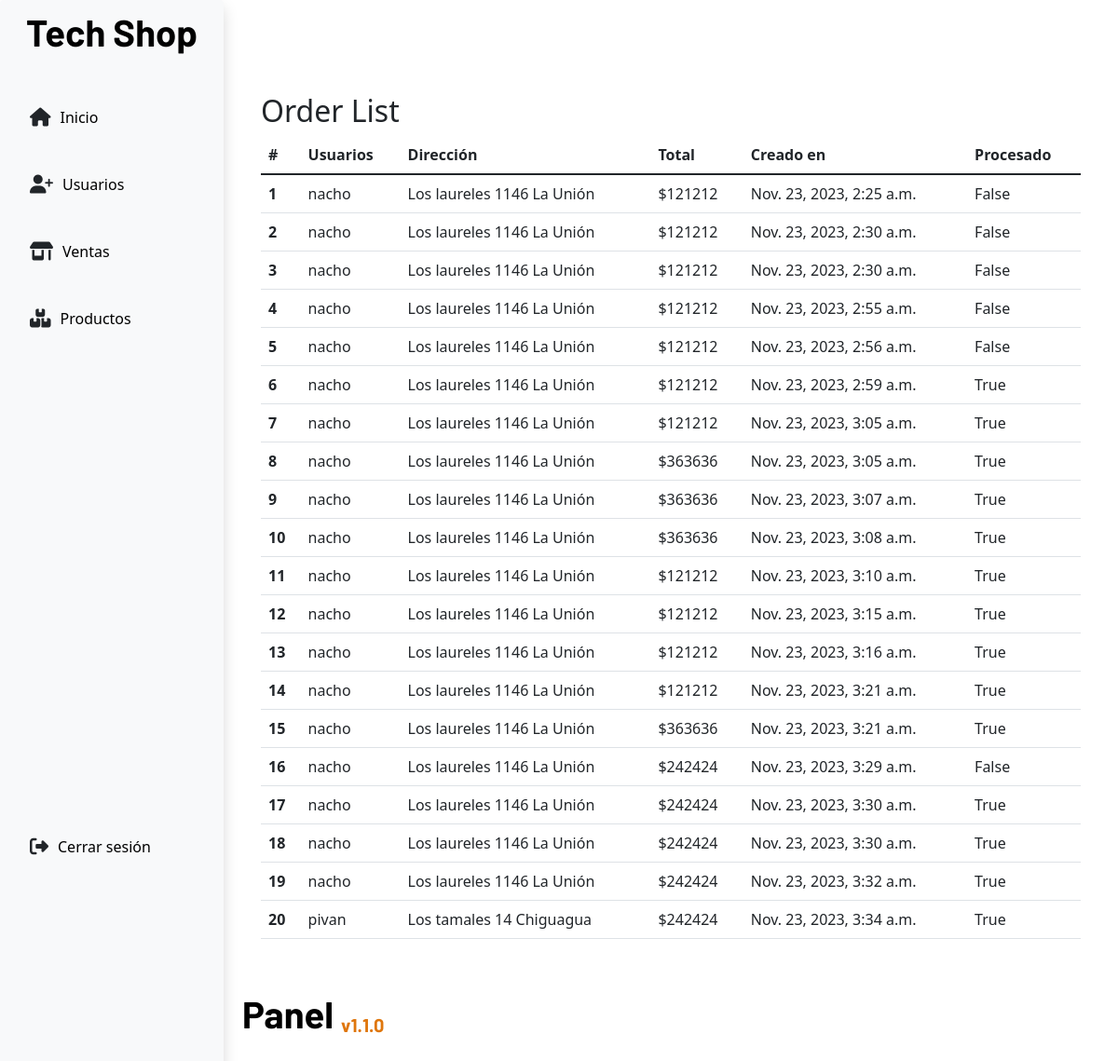
/dashboard/sales/viewSales/ (signed in), run on an earlier commit of the app's database.
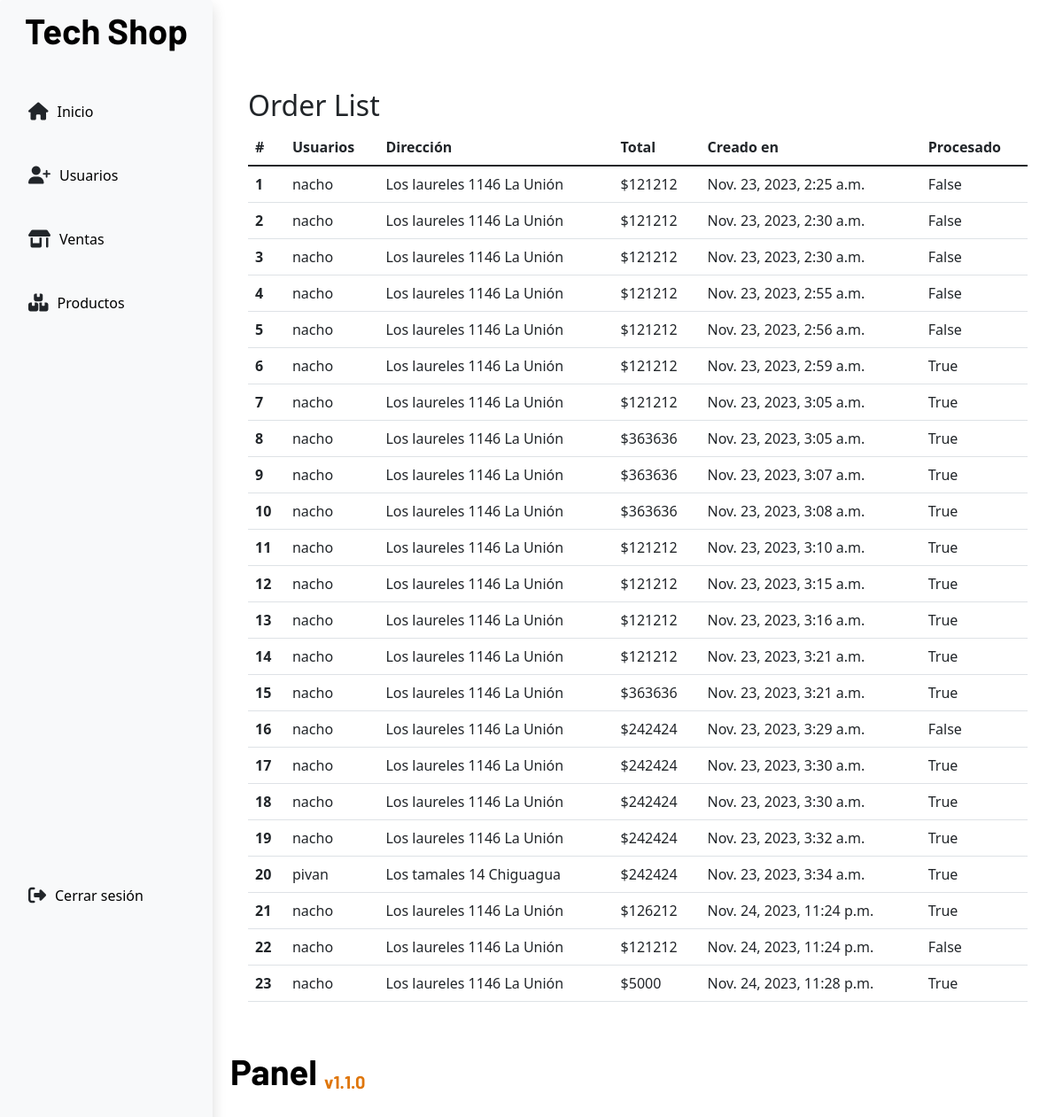
And on a later commit of the database.
### app/models.py (models this page shows)
class Order(models.Model):
    user = models.ForeignKey(Users, on_delete=models.PROTECT)
    address = models.CharField(max_length=255,null=False)
    products = models.ManyToManyField(Products)
    total = models.PositiveIntegerField(null=False)
    createdAt = models.DateTimeField(auto_now_add=True)
    isProcessed = models.BooleanField(default=False)

class Users(models.Model):
    name = models.CharField(max_length=60)
    lastname = models.CharField(max_length=60)
    email = models.EmailField(max_length=255, null=False)
    address = models.CharField(max_length=255,blank=True, null=True)
    username = models.CharField(max_length=50,null=False)
    password = models.BinaryField(max_length=50,null=False)
    credits = models.IntegerField(null=False,default=0)
    role = models.ForeignKey(Roles, on_delete=models.PROTECT, default=1)

### app/views.py (the view)
# urls.py: path('dashboard/sales/viewSales/',views.viewSales,name='viewSales')
def viewSales(request):
    if request.method == 'GET':
        orders = Order.objects.all()
        return render(request,'adShop/sales/viewSales.html',{'orders':orders})

### app/context_processors.py (called while the page is built)
def is_auth(request):
    user_auth = request.session.get("isAuthenticated")
    role = request.session.get("role")
    return {
        "user_auth": user_auth,
        "role": role
    }

### app/templates/adShop/sales/viewSales.html
{% extends 'adShop/base.html' %}
{% block content %}
<div class="container mt-4">
    <h2>Order List</h2>
    <table class="table">
        <thead>
            <tr>
                <th scope="col">#</th>
                <th scope="col">Usuarios</th>
                <th scope="col">Dirección</th>
                <th scope="col">Total</th>
                <th scope="col">Creado en</th>
                <th scope="col">Procesado</th>
            </tr>
        </thead>
        <tbody>
            {% for order in orders %}
                <tr>
                    <th scope="row">{{ order.id }}</th>
                    <td>{{ order.user.name }}</td>
                    <td>{{ order.address }}</td>
                    <td>${{ order.total }}</td>
                    <td>{{ order.createdAt }}</td>
                    <td>{{ order.isProcessed }}</td>
                </tr>
            {% endfor %}
        </tbody>
    </table>
</div>
{% endblock content %}

### app/templates/adShop/base.html (shortened to what this page needs)
<!DOCTYPE html>
<html lang="es">
{% load static %}
<head>
    <link href="https://cdn.jsdelivr.net/npm/bootstrap@5.3.0/dist/css/bootstrap.min.css" rel="stylesheet"
>
    <link href="https://cdn.jsdelivr.net/npm/bootstrap@5.1.3/dist/css/bootstrap.min.css" rel="stylesheet">
    <link rel="stylesheet" href="https://cdnjs.cloudflare.com/ajax/libs/font-awesome/6.2.1/css/all.min.css"
 />
    <link rel="stylesheet" href="{% static 'css/panel.css' %}">
</head>
<body>
    <div class="wrapper-layout">
        <aside id="vertical-menu" class="shadow bg-body-tertiary rounded">
            <h1 class="fw-bold">Tech <span class="special-text">Shop</span></h1>
            <nav class="mt-5 d-flex flex-column h-100">
                <ul class="d-flex flex-column gap-5 align-items-start justify-content-start">
                        <li><i class="fa-solid fa-house"></i><a href="{%url 'dashboard'%}">Inicio</a></li>
                        <li><i class="fa-solid fa-user-plus fa-sm"></i><a href="{%url 'userTable'%}">Usuarios</a></li>
                        <li><i class="fa-solid fa-shop fa-sm"></i><a href="{%url 'viewSales'%}">Ventas</a></li>
                        <li><i class="fa-solid fa-boxes-stacked"></i><a href="{%url 'productsTable'%}">Productos</a></li>
                </ul>
                <ul class="d-flex flex-column justify-content-center">
                    <li><i class="fa-solid fa-right-from-bracket"></i><a href="{% url "logout" %}">Cerrar sesión</a></li>
                </ul>
            </nav>
        </aside>
        <div class="wrapper-content">
            <header class="layout-header">
            </header>
            <div class="layout-content p-3" id="layout-content">
                {% block content %}
                {% endblock content %}
            </div>
            <footer class="layout-footer">
                <h1 class="fw-bold">Panel <span class="app-version align-text-bottom fs-5">v1.1.0</span></h1>
            </footer>
        </div>
    </div>
</body>
</html>

### app/static/css/panel.css (style rules this page uses)
:root { --titles: "Barlow", sans-serif; --primary: #1ea4a2; --primary: #1ea4a2; --light: #eef0f4; --grey: #fafafa; --black: #06070a; --blackclaire: #1d2125; --oceanBlue: #172d4f; }
* { box-sizing: border-box; margin: 0; padding: 0; }
html, body { min-height: 100%; height: 100%; }
.wrapper-layout { height: 100%; }
.wrapper-layout aside { min-width: clamp(240px, 14.8vw, 320px); max-width: clamp(240px, 14.8vw, 320px); border-right: 0; z-index: 1032; position: fixed; top: 0; bottom: 0; left: 0; background-color: #ffffff; display: flex; flex-direction: column; }
.wrapper-layout aside h1 { margin-top: 10px; text-align: center; color: #000000; font-family: var(--titles); cursor: pointer; }
.wrapper-layout aside .special-text { color: #000000; }
.wrapper-layout aside nav ul { display: flex; height: 100%; list-style: none; }
.wrapper-layout aside nav ul li { display: flex; width: 100%; align-items: center; text-align: center; gap: 10px; }
.wrapper-layout aside nav ul li i { font-size: 20px; }
.wrapper-layout aside nav ul li a { text-decoration: none; color: #000000; }
.wrapper-content { margin-left: clamp(240px, 14.8vw, 320px); min-width: 0; min-height: 100%; z-index: 0; overflow: auto; display: flex; flex-direction: column; }
.layout-header { display: flex; width: 100%; height: 60px; align-items: center; justify-content: space-between; }
.layout-content { width: 100%; height: 800px; background-color: #ffffff; overflow-y: auto; height: calc(90vh - 90px); }
.layout-footer { display: flex; width: 100%; height: 110px; align-items: center; }
.layout-footer h1 { font-family: var(--titles); color: #000000; margin-left: 20px; }
.layout-footer .app-version { color: #df760c; }

What changed in the data, as far as the page shows it:
added Order: id "21", user.name "nacho", address "Los laureles 1146 La Unión", total "126212", createdAt "Nov. 24, 2023, 11:24 p.m.", isProcessed "True"
added Order: id "22", user.name "nacho", address "Los laureles 1146 La Unión", total "121212", createdAt "Nov. 24, 2023, 11:24 p.m.", isProcessed "False"
added Order: id "23", user.name "nacho", address "Los laureles 1146 La Unión", total "5000", createdAt "Nov. 24, 2023, 11:28 p.m.", isProcessed "True"
